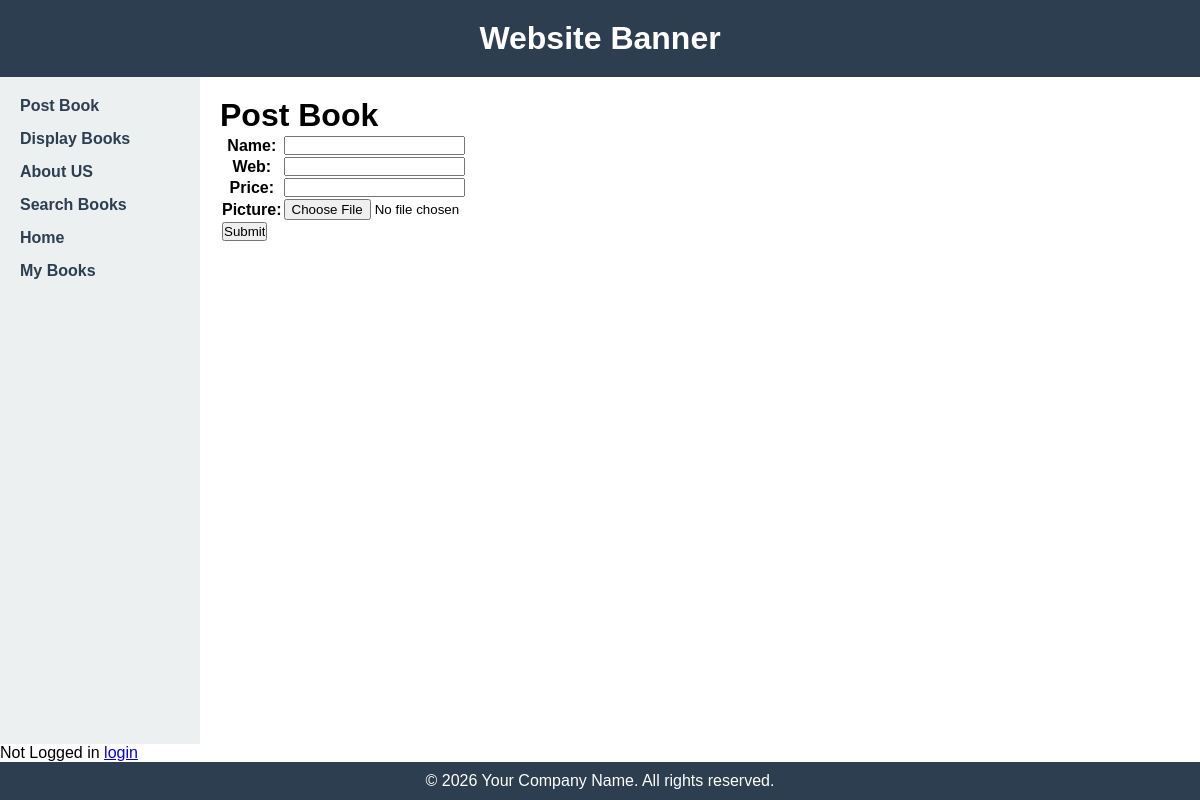
The app's page /postbook with its own data.
### bookMng/models.py (models this page shows, shortened)
class MainMenu(models.Model):
    item = models.CharField(max_length=300, unique=True)
    link = models.CharField(max_length=300, unique=True)

### bookMng/views.py (the view)
# urls.py: path('postbook', views.postbook, name='postbook'),
def postbook(request):
    submitted = False
    if request.method == 'POST':
        form = BookForm(request.POST, request.FILES)
        if form.is_valid():
            book = form.save(commit=False)
            try:
                book.username = request.user
            except Exception:
                pass
            book.save()
            return HttpResponseRedirect('/postbook?submitted=True')
    else:
        form = BookForm()
        if 'submitted' in request.GET:
            submitted = True
    return render(request,
                  'bookMng/postbook.html',
                  {
                      'form': form,
                      'item_list': MainMenu.objects.all(),
                      'submitted': submitted
                  })

### bookMng/forms.py
class BookForm(ModelForm):
    class Meta:
        model = Book
        fields = [
            'name',
            'web',
            'price',
            'picture',
        ]

### bookEx/templates/bookMng/postbook.html (shortened to what this page needs)
{% extends "base.html" %}
{% load static %}
{% block sidenav %}
   {% for item in item_list %}
      <li>
        <a href="{{ item.link }}">  {{ item.item }} </a>
      </li>
   {% endfor %}
{% endblock sidenav %}
{% block content %}
  <h1>Post Book</h1>
  {% if submitted %}
      <h1> Post Book Successfully! </h1>
  {% else %}
    <form action="" enctype="multipart/form-data" method="post" novalidate>
      <table>
         {{ form.as_table }}
          <tr>
             <td>
                 <input type="submit" value="Submit">
             </td>
          </tr>
      </table>
     </form>
  {% endif %}
{% endblock content %}

### bookEx/static/main.css (style rules this page uses)
* { margin: 0; padding: 0; box-sizing: border-box; }
body { font-family: Arial, sans-serif; min-height: 100vh; display: flex; flex-direction: column; }
.sidebar li { margin-bottom: 15px; }
.sidebar a { text-decoration: none; color: #2c3e50; font-weight: bold; }

### records on screen
MainMenu: item "Post Book"
MainMenu: item "Display Books"
MainMenu: item "About US"
MainMenu: item "Search Books"
MainMenu: item "Home"
MainMenu: item "My Books"
